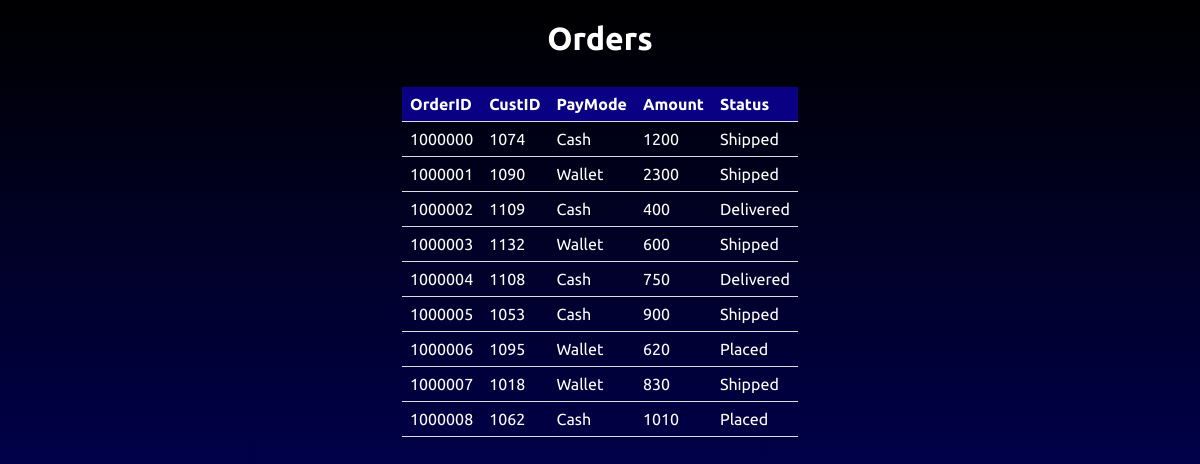
Screenshot of /html_files/tables/orders.php with the database file from the repository.
### tables this page shows
CREATE TABLE IF NOT EXISTS Orders (
        OrderID INT NOT NULL AUTO_INCREMENT,
        CustID INT NOT NULL,
        PayMode ENUM('Cash','Wallet') NOT NULL,
        Amount INT NOT NULL,
        Status ENUM('Placed','Shipped','Delivered') NOT NULL,
        PRIMARY KEY (OrderID),
        FOREIGN KEY (CustID) REFERENCES Cart(CustID) ON DELETE CASCADE
    );

### html_files/tables/orders.php (the view, shortened to what this page needs)
<!DOCTYPE html>
<html>
<head>
    <link rel="stylesheet" href="../style.css">
</head>
<body>
    <h2>Orders</h2>
    <table>
        <tr>
            <th>OrderID</th>
            <th>CustID</th>
            <th>PayMode</th>
            <th>Amount</th>
            <th>Status</th>
        </tr>
        <?php
            $servername = "localhost";
            $username = "root";
            $password = "root";
            $dbname = "bumper_bazaar";
            $conn = new mysqli($servername, $username, $password, $dbname);
            $sql = "SELECT * FROM orders";
            $result = $conn->query($sql);
            while ($row = $result->fetch_assoc()) {
                echo "<tr>";
                echo "<td>".$row['OrderID']."</td>";
                echo "<td>".$row['CustID']."</td>";
                echo "<td>".$row['PayMode']."</td>";
                echo "<td>".$row['Amount']."</td>";
                echo "<td>".$row['Status']."</td>";
                echo "</tr>";
            }
        ?>
    </table>
</body>
</html>

### html_files/style.css (style rules this page uses)
* { margin: 10px; padding: 0; font-family: Ubuntu, Consolas; color: white; }
body { background: -webkit-linear-gradient(black, rgb(1, 1, 126)); background-size: cover; background-repeat: no-repeat; background-attachment: fixed; }
h2 { text-align: center; margin-bottom: 30px; font-size: 2rem; }
table { margin: auto; border-collapse: collapse; }
th, td { padding: 8px; text-align: left; border-bottom: 1px solid #ddd; }
th { background-color: #090083; }

### rows the page displays
orders: OrderID "1000000", CustID "1074", PayMode "Cash", Amount "1200", Status "Shipped"
orders: OrderID "1000001", CustID "1090", PayMode "Wallet", Amount "2300", Status "Shipped"
orders: OrderID "1000002", CustID "1109", PayMode "Cash", Amount "400", Status "Delivered"
orders: OrderID "1000003", CustID "1132", PayMode "Wallet", Amount "600", Status "Shipped"
orders: OrderID "1000004", CustID "1108", PayMode "Cash", Amount "750", Status "Delivered"
orders: OrderID "1000005", CustID "1053", PayMode "Cash", Amount "900", Status "Shipped"
orders: OrderID "1000006", CustID "1095", PayMode "Wallet", Amount "620", Status "Placed"
orders: OrderID "1000007", CustID "1018", PayMode "Wallet", Amount "830", Status "Shipped"
orders: OrderID "1000008", CustID "1062", PayMode "Cash", Amount "1010", Status "Placed"
